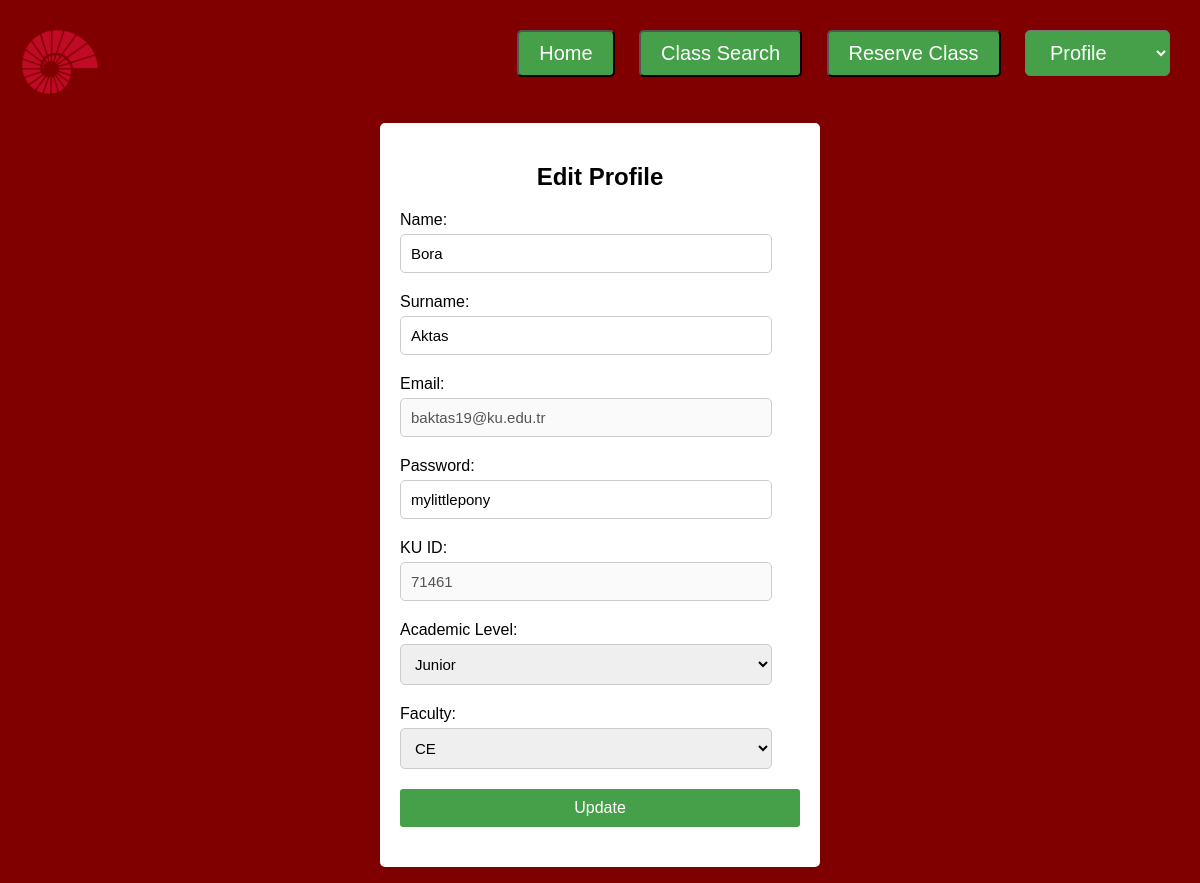
Page /edit.php (signed in) on the committed database.
### tables this page shows
CREATE TABLE REGULAR_USERS
        (ku_id              CHAR(5)             NOT NULL,
         academic_level     VARCHAR(20),
         faculty            VARCHAR(10),
         gender             VARCHAR(20)         NOT NULL,   
         birthdate          DATE                NOT NULL,   
        CONSTRAINT academic_level_chk CHECK (academic_level IN ('Freshman', 'Sophomore', 'Junior', 'Senior', 'PhD', 'Masters')),
        CONSTRAINT faculty CHECK (faculty IN ('CASE', 'CS', 'CSSH', 'CE', 'SOM', 'SON', 'LAW')),
        CONSTRAINT gender_chk CHECK (gender IN ('Male', 'Female', 'Non-binary')), 
        PRIMARY KEY (ku_id),
        FOREIGN KEY (ku_id) REFERENCES USERS(ku_id));

CREATE TABLE USERS 
	(ku_id              CHAR(5)	        NOT NULL,
         firstname	    VARCHAR(20)		NOT NULL,
         lastname           VARCHAR(20)         NOT NULL,
         mail	            VARCHAR(50)		NOT NULL,
         password	    VARCHAR(20)		NOT NULL,    
        PRIMARY KEY (ku_id),
        UNIQUE (mail));

### edit.php (the view, shortened to what this page needs)
<?php
include "header.php";
include "config.php"
?>
    <?php
    $current_id = $_SESSION['ku_id'];
    $sql = "SELECT u.*, r.academic_level, r.faculty
            FROM users u
            JOIN regular_users r ON u.ku_id = r.ku_id
            WHERE u.ku_id = '$current_id'";
    $result = mysqli_query($db, $sql);
    if ($result) {
        if (mysqli_num_rows($result) > 0) {
            $row = mysqli_fetch_assoc($result);
            ?>
<form action="edit.php" method="post">
            <div class="container">
                <h2>Edit Profile</h2>
                <div class="form-group">
                    <label for="name">Name:</label>
                    <input type="text" name="name" class="form-control"
                           value="<?php echo $row['firstname']; ?>">
                </div>
                <div class="form-group">
                    <label for="lastname">Surname:</label>
                    <input type="text" name="lastname" class="form-control"
                           value="<?php echo $row['lastname']; ?>">
                </div>
                <div class="form-group">
                    <label for="email">Email:</label>
                    <input type="text" name="email" class="form-control"
                           value="<?php echo $row['mail']; ?>" disabled>
                </div>
                <div class="form-group">
                    <label for="password">Password:</label>
                    <input type="text" name="password" class="form-control"
                           value="<?php echo $row['password']; ?>">
                </div>
                <div class="form-group">
                    <label for="ku_id">KU ID:</label>
                    <input type = "text" name="ku_id" class="form-control"
                           value="<?php echo $row['ku_id']; ?>" disabled>
                </div>
                <div class="form-group">
                    <label for="academic_level">Academic Level:</label>
                    <select name="academic_level" class="form-control">
                        <option value="Junior" <?php echo ($row['academic_level'] == 'Junior') ? 'selected' : ''; ?>>
                            Junior
                        </option>
                    </select>
                </div>
                <div class="form-group">
                    <label for="faculty">Faculty:</label>
                    <select name="faculty" class="form-control">
                        <option value="CE" <?php echo ($row['faculty'] == 'CE') ? 'selected' : ''; ?>>CE</option>
                    </select>
                </div>
                <div class="form-group">
                    <button type="submit" name="update_user">Update </button>
            <?php
        }
    }
            ?>
</form>

### room-booking/header.php (style rules this page uses)
body { display: flex; flex-direction: column; min-height: 100vh; margin: 0; padding: 0; background: #800000; }

### edit.php (style rules this page uses)
body { background-color: #800000; font-family: Arial, sans-serif; }
.container { max-width: 400px; margin: 0 auto; padding: 20px; background-color: #fff; border-radius: 5px; box-shadow: 0 0 10px rgba(0, 0, 0, 0.1); }
.container h2 { text-align: center; margin-bottom: 20px; }
.form-group { margin-bottom: 20px; }
.form-group label { display: block; margin-bottom: 5px; }
.form-group input { display: block; width: 93%; padding: 10px; border: none; margin-bottom: 10px; border-radius: 5px; font-size: 15px; border: 1px solid #ccc; border-radius: 5px; }
.form-group select { display: block; width: 93%; padding: 10px; border: none; margin-bottom: 10px; border-radius: 5px; font-size: 15px; border: 1px solid #ccc; border-radius: 5px; }
.form-group button { display: block; width: 100%; padding: 10px; background-color: #45a049; color: #fff; font-size: 16px; border: none; border-radius: 3px; cursor: pointer; }

### rows in the picture
regular_users: name "Bora", lastname "Aktas", email "baktas19@ku.edu.tr", password "mylittlepony", ku_id "71461", academic_level "Junior", faculty "CE"
